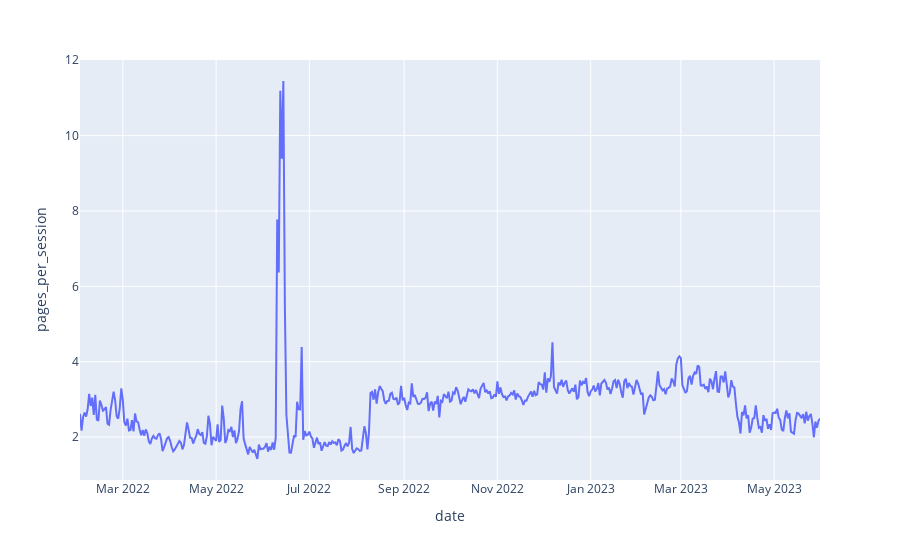

This figure's notebook cell:
### Code cell
# rec_academy graph
px.line(rec_academy, x='date', y='pages_per_session')

### Figure 1 — Plotly figure (JSON) as saved in the notebook; plotly's stock layout.template omitted (floating-point values rounded to 4 significant figures; data arrays with more than 128 entries replaced by an {"elided": "..."} marker saying what was removed)
{"data": [{"hovertemplate": "date=%{x}<br>pages_per_session=%{y}<extra></extra>", "legendgroup": "", "line": {"color": "#636efa", "dash": "solid"}, "marker": {"symbol": "circle"}, "mode": "lines", "name": "", "orientation": "v", "showlegend": false, "x": {"elided": "485 str values"}, "xaxis": "x", "y": {"elided": "485 float values"}, "yaxis": "y", "type": "scatter"}], "layout": {"xaxis": {"anchor": "y", "domain": [0.0, 1.0], "title": {"text": "date"}}, "yaxis": {"anchor": "x", "domain": [0.0, 1.0], "title": {"text": "pages_per_session"}}, "legend": {"tracegroupgap": 0}, "margin": {"t": 60}}}
